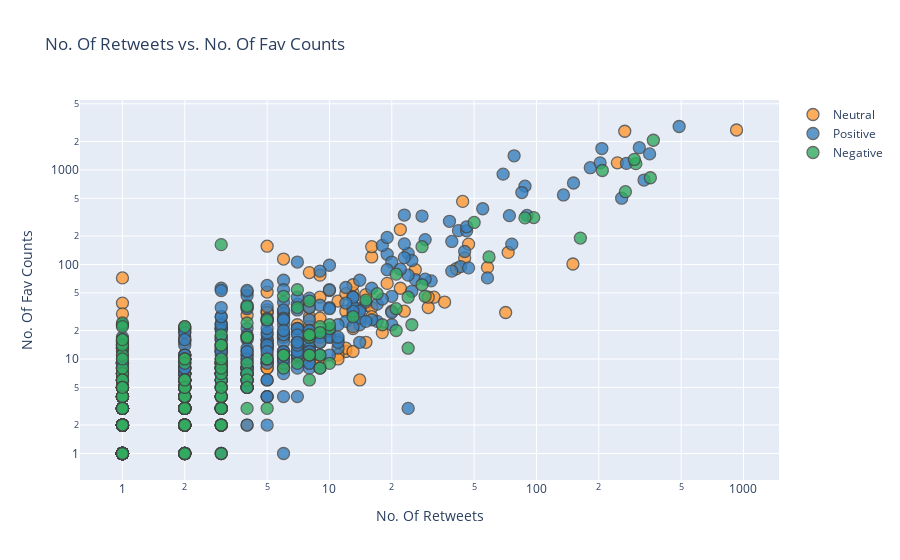

Source (notebook cell):
### Markdown cell above
# No. Of Retweets vs. No. Of Fav Counts

### Code cell
df.iplot(x='Retweets', y = 'Favorites', mode='markers'
        , categories='Sentiment',layout=dict(
        xaxis=dict(type='log', title='No. Of Retweets'),
        yaxis=dict(type='log', title='No. Of Fav Counts'),
        title='No. Of Retweets vs. No. Of Fav Counts'))

### Figure 1 — Plotly figure (JSON) as saved in the notebook; plotly's stock layout.template omitted (floating-point values rounded to 4 significant figures; data arrays with more than 128 entries replaced by an {"elided": "..."} marker saying what was removed)
{"data": [{"marker": {"color": "rgba(255, 153, 51, 1.0)", "line": {"width": 1.3}, "opacity": 0.8, "size": 12, "symbol": "circle"}, "mode": "markers", "name": "Neutral", "textfont": {"color": "#4D5663"}, "type": "scatter", "x": {"elided": "951 int values"}, "y": {"elided": "951 int values"}}, {"marker": {"color": "rgba(55, 128, 191, 1.0)", "line": {"width": 1.3}, "opacity": 0.8, "size": 12, "symbol": "circle"}, "mode": "markers", "name": "Positive", "textfont": {"color": "#4D5663"}, "type": "scatter", "x": {"elided": "1895 int values"}, "y": {"elided": "1895 int values"}}, {"marker": {"color": "rgba(50, 171, 96, 1.0)", "line": {"width": 1.3}, "opacity": 0.8, "size": 12, "symbol": "circle"}, "mode": "markers", "name": "Negative", "textfont": {"color": "#4D5663"}, "type": "scatter", "x": {"elided": "603 int values"}, "y": {"elided": "603 int values"}}], "layout": {"title": {"text": "No. Of Retweets vs. No. Of Fav Counts"}, "xaxis": {"title": {"text": "No. Of Retweets"}, "type": "log"}, "yaxis": {"title": {"text": "No. Of Fav Counts"}, "type": "log"}}}
